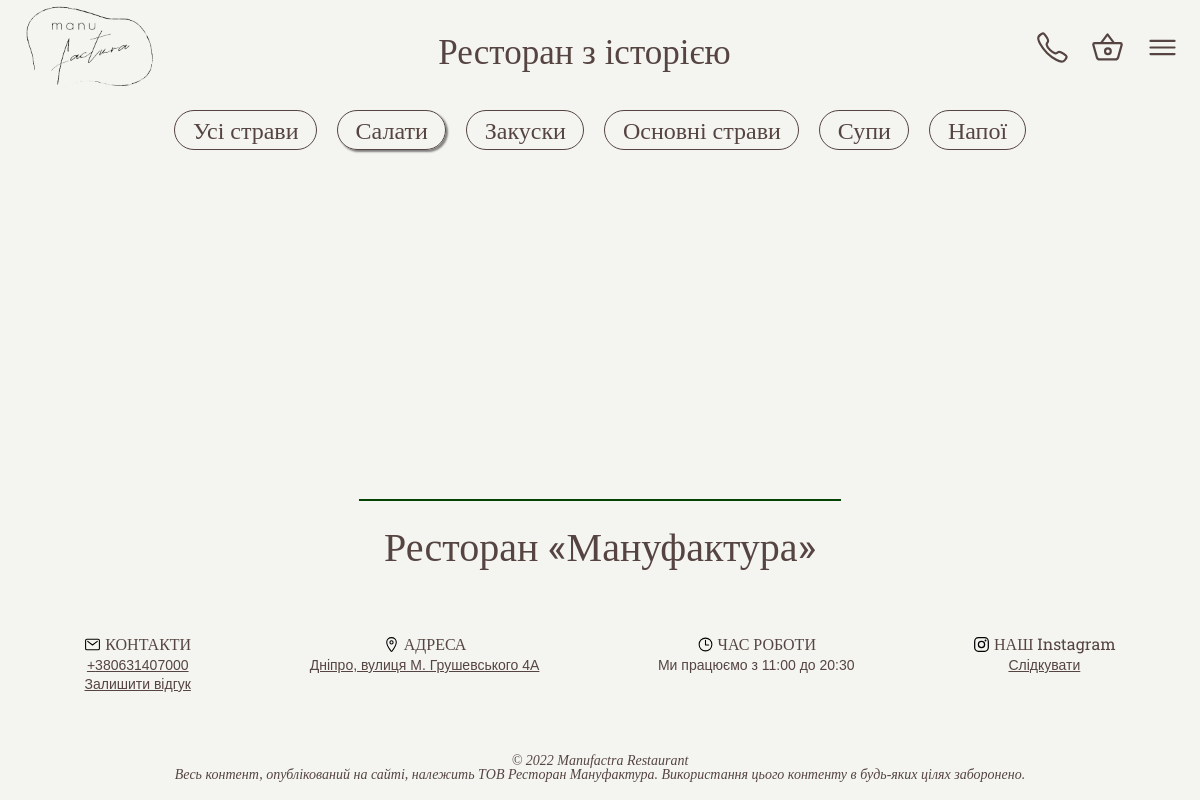
Screenshot of /menu/salads/ with the database file from the repository.
### menu/models.py (models this page shows, shortened)
class Category(models.Model):
    name = models.CharField(max_length=255, db_index=True,verbose_name='Категорія страви')
    slug = models.SlugField(max_length=255,unique=True,db_index=True, verbose_name='URL категорії')
    serial_number = models.IntegerField(unique=True, verbose_name='Порядковий номер')
    class Meta:
        verbose_name = 'Категорія страви'
        verbose_name_plural = 'Категорії страв'
    def __str__(self):
        return self.name
    def get_absolute_url(self):
        return reverse('category', kwargs={'cat_slug':self.slug})

### for_user/models.py (models this page shows, shortened)
class RestaurantInfo(models.Model):
    rest_phone_number = models.IntegerField(verbose_name='Номер телефону ресторану')
    time_working = models.CharField(verbose_name='Час роботи', max_length=255)
    class Meta:
        verbose_name = 'Інформація про ресторан'
        verbose_name_plural = 'Інформація про ресторан'

### menu/views.py (the view)
# urls.py: path('<slug:cat_slug>/', ShowCategory.as_view(),name='category'),
class ShowCategory(ListView):
    model = Product
    template_name = 'menu/menu.html'
    context_object_name = 'products'
    def get_queryset(self):
        return Product.objects.filter(cat__slug = self.kwargs['cat_slug'])
    def get_context_data(self, **kwargs):
        context = super().get_context_data(**kwargs)
        c = Category.objects.get(slug = self.kwargs['cat_slug'])
        context['title'] = c.name
        context['category_selected'] = c.pk
        context['categories']= Category.objects.order_by('serial_number')
        context['rest_info'] = RestaurantInfo.objects.all()[0]
        context['path_pref'] = '../../'
        session_key = self.request.session.session_key
        if not session_key:
            self.request.session.cycle_key()
        return context

### menu/templates/menu/menu.html (shortened to what this page needs)
{% extends 'base/base.html' %}
{% load static %}
{% block links %}
<link rel="stylesheet" href="{% static 'menu/css/menustyle.css' %}">
{% endblock links %}
{% block content %}
<div class="h-scroller">
    <div class="h-scroller__items">
        {% if category_selected != 0 %}
            <a href="{% url 'all_menu' %}" class="h-scroller__item">Усі страви</a>
        {% else %}
            <a href="#" class="h-scroller__item selected_category">Усі страви</a>
        {% endif %}
        {% for cat in categories %}
            {% if cat.pk != category_selected %}
                <a href="{{cat.get_absolute_url}}" class="h-scroller__item">{{cat}}</a>
            {% else %}
                <a href="#" class="h-scroller__item selected_category">{{cat}}</a>
            {% endif %}
        {% endfor %}
    </div>
</div>
{% endblock content %}

### basetemplates/base/base.html (shortened to what this page needs)
{% load static %}
{% load base_tags %}
<!DOCTYPE html>
<html lang="en">
<head>
    <link rel="stylesheet" href="{% static 'base/css/basestyle.css' %}" type="text/css">
    {% block links %}
    {% endblock links %}
</head>
<body>
    <header>
        <div class="wrapper">
            <div class="head">
                <div class="head__logo">
                    <a href="{% url 'home' %}"><img src="{{path_pref}}media/photos/template_images/logo.png" alt="logo"></a>
                </div>
                <div class="head__slogan">
                    <span>Ресторан з історією</span>
                </div>
                <ul class="head__buttons">
                    <li><a href="tel:+{{ rest_info.rest_phone_number }}" class=""><ion-icon name="call-outline"></ion-icon></a></li>
                    <li><a href="{% url 'reservation' %}"><ion-icon name="basket-outline"></ion-icon> {{amount_product_in_cart}}</a></li>
                    <li><a href="#" class="burger-menu__button"><ion-icon name="menu-outline"></ion-icon></a></li>
                </ul>
            </div>
        </div>
    </header>
    <div class="main-footer-wrapper">
        <main>
            <div class="wrapper">
                {% block content %}
                {% endblock content %}
            </div>
        </main>
        <footer>
            <div class="wrapper">
                <div class="rest-name"><span>Ресторан «Мануфактура»</span>  </div>
                <div class="footer">
                    <div class="footer__info-blocks">
                        <div class="footer__contacts">
                            <div class="title">
                                <span class="title__icon"><img src="{{path_pref}}media/photos/icons/mail-outline.svg" alt=""></ion-icon></span>
                                <span class="title__text">КОНТАКТИ</span>
                            </div>
                            <div class="info">
                                <p><a href="tel:+{{ rest_info.rest_phone_number }}" class="">+{{ rest_info.rest_phone_number }}</a></p>
                                <p><a href="{% url 'review_form' %}"> Залишити відгук</a></p>
                            </div>
                        </div>
                        <div class="footer__adress">
                            <div class="title">
                                <span class="title__icon"><img src="{{path_pref}}media/photos/icons/location-outline.svg" alt=""></span>
                                <span class="title__text">АДРЕСА</span>
                            </div>
                            <div class="info">
                                <p><a href="https://goo.gl/maps/ve2uTqchceLYKTTX6">Дніпро, вулиця М. Грушевського 4А</a></p>
                            </div>
                        </div>
                        <div class="footer__time-working">
                            <div class="title">
                                <span class="title__icon"><img  src="{{path_pref}}media/photos/icons/time-outline.svg" alt=""></ion-icon></span>
                                <span class="title__text">ЧАС РОБОТИ</span>
                            </div>
                            <div class="info">
                                <p>Ми працюємо {{ rest_info.time_working }}</p>
                            </div>
                        </div>
                        <div class="footer__instagram">
                            <div class="title">
                                <span class="title__icon"><img src="{{path_pref}}media/photos/icons/logo-instagram.svg" alt=""></span>
                                <span  class="title__text">НАШ Instagram</span>
                            </div>
                            <div class="info">
                                <p><a href="https://instagram.com/manufactura.restaurant">Слідкувати</a></p>
                            </div>
                        </div>
                    </div>
                </div>
                <div class="footer__copyright">
                    <p>© 2022 Manufactra Restaurant</p>
                    <p> Весь контент, опублікований на сайті, належить ТОВ Ресторан Мануфактура.
                        Використання цього контенту в будь-яких цілях заборонено.</p>
                </div>
        </footer>
    </div>
</body>
</html>

### basestatic/base/css/basestyle.css (style rules this page uses)
* { padding: 0; margin: 0; border: 0; }
*,*:before,*:after { -moz-box-sizing: border-box; -webkit-box-sizing: border-box; box-sizing: border-box; }
nav,footer,header,aside { display: block; }
html,body { height: 100%; width: 100%; font-size: 100%; line-height: 1; font-size: 14px; -ms-text-size-adjust: 100%; -moz-text-size-adjust: 100%; -webkit-text-size-adjust: 100%; }
a, a:visited { text-decoration: none; }
ul li { list-style: none; }
img { vertical-align: top; }
body { background-color: #f4f5f0; }
header { background-color: #f4f5f0; height: 100px; position: fixed; width: 100%; }
header .wrapper { margin: 0 auto; }
.head { display: flex; justify-content: space-between; }
.head__buttons { display: flex; align-items: center; margin-right: 20px; }
.head__buttons li a { font-size: 35px; color: #554441; margin-left: 20px; }
.head__logo { margin-left: 20px; }
.head__logo img { height: 100px; }
.head__slogan { font-size: 35px; display: flex; align-items: center; font-family: 'Roboto Slab', serif; color: #554441; }
.burger-menu__button { font-size: 25px; }
.main-footer-wrapper { min-height: 100%; display: flex; flex-direction: column; padding-top: 90px; }
main { flex: 1 1 auto; }
footer { bottom: 0; }
footer .wrapper { margin: 0 auto; width: 100%; }
footer .wrapper .rest-name { font-size: 40px; color: #554441; text-align: center; padding: 25px; font-family: 'Roboto Slab', serif; margin: 0 auto; width: fit-content; border-top: 2px rgb(3, 67, 3) solid; }
.footer__info-blocks { display: flex; flex-wrap: wrap; justify-content: space-around; margin: 25px; text-align: center; }
.footer__contacts, .footer__adress, .footer__time-working, .footer__instagram { margin: 20px; }
.title__icon img { width: 17px; }
.footer__info-blocks .title { color: #554441; font-family: 'Roboto Slab', serif; font-size: 16px; }
.footer__info-blocks p { color: #554441; font-family: Arial, "Helvetica Neue", Helvetica, sans-serif;; margin-top: 5px; }
.footer__info-blocks a { color: #554441; text-decoration: underline; }
.footer__copyright { text-align: center; color:#554441; padding: 18px; font-style: italic; }

### menu/static/menu/css/menustyle.css (style rules this page uses)
.h-scroller { overflow: hidden; width: 100%; margin: 15px 0 0 0; }
.h-scroller__items { justify-content: center; padding: 5px 0; display: flex; flex-wrap: nowrap; overflow-x: auto; white-space: nowrap; }
.h-scroller__item { font-size: 24px; border: 1px #554441 solid; color: #554441; display: flex; padding: 0.5rem 1.25rem; text-decoration: none; margin: 0 10px 0 10px; border-radius: 20px; font-family: 'Roboto Slab', serif; }
.h-scroller__item:hover, .selected_category { box-shadow: 2px 2px 2px grey; }

### rows the page displays
Category: name "Салати"
Category: name "Закуски"
Category: name "Основні страви"
Category: name "Супи"
Category: name "Напої"
RestaurantInfo: rest_phone_number "380631407000", time_working "з 11:00 до 20:30"
